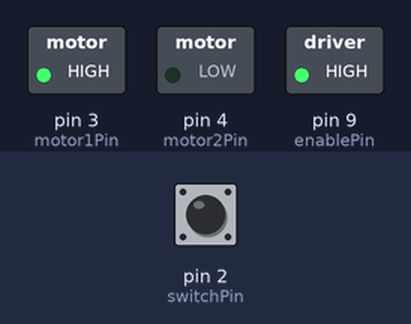
Bench run of a sketch on a simulated Arduino Uno, built with avr-gcc and run on an emulated ATmega328P. Shown: switched loads named in the sketch (green lamp = pin HIGH). The inputs (shaded band) are chosen by the test bench; at power-on: pin 2 (switchPin) LOW.

Above: at 1.2 s.
1.3 s: pin 2 (switchPin) pulled HIGH for 0.15 s
At 1.37 s:
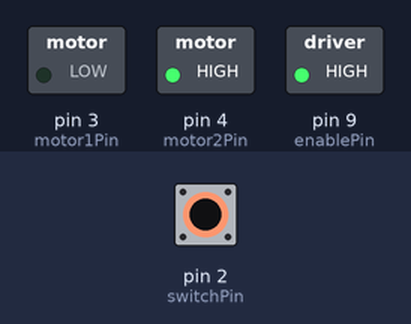
2.9 s: pin 2 (switchPin) pulled HIGH for 3.2 s
At 6.7 s:
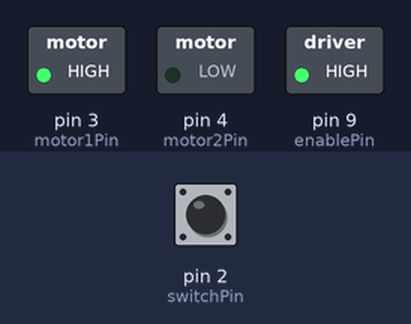
Timing chart, 0 to 8.2 s (numbered marks = the images above; inputs shaded):
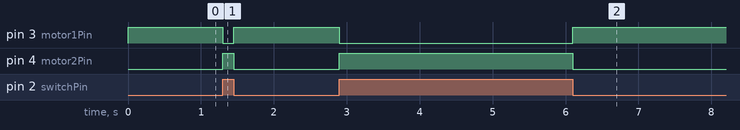

The sketch:

motorControl.ino
```cpp
const int switchPin = 2; // switch input
const int motor1Pin = 3; // H-Bridge leg 1 (pin 2, 1A)
const int motor2Pin = 4; // H-Bridge leg 2 (pin 7, 2A)
const int enablePin = 9; // H-Bridge enable pin

void setup() {
  Serial.begin(9600);
  // put your setup code here, to run once:
  pinMode(switchPin, INPUT); // set switchPin as an INPUT
  pinMode(motor1Pin, OUTPUT);
  pinMode(motor2Pin, OUTPUT);
  pinMode(enablePin, OUTPUT);

  digitalWrite(enablePin, HIGH); // set enablePin to HIGH
}

void loop() {
  // put your main code here, to run repeatedly:
  if (digitalRead(switchPin) == HIGH)
  {
    digitalWrite(motor1Pin, LOW); // set leg 1 to LOW
    digitalWrite(motor2Pin, HIGH); // set leg 2 to HIGH
  }
  else
  {
    digitalWrite(motor1Pin, HIGH); // set leg 1 to HIGH
    digitalWrite(motor2Pin, LOW); // set leg 2 to LOW
  }
}
```

Measured:
- after the input at 1.3 s, pin 3 (motor1Pin): HIGH → LOW at once, → HIGH 0.15 s later; pin 4 (motor2Pin): LOW → HIGH at once, → LOW 0.15 s later
- after the input at 2.9 s, pin 3 (motor1Pin): HIGH → LOW at once, → HIGH 3.2 s later; pin 4 (motor2Pin): LOW → HIGH at once, → LOW 3.2 s later
